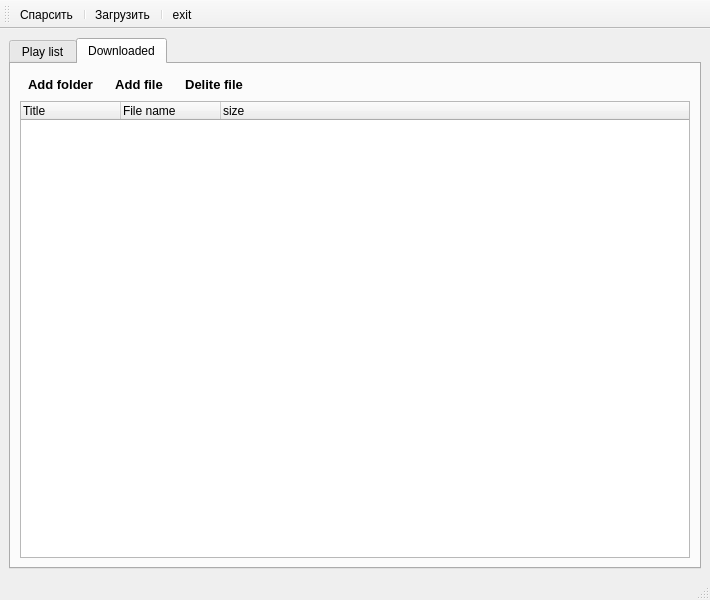
<?xml version="1.0" encoding="UTF-8"?>
<ui version="4.0">
 <class>MainWindow</class>
 <widget class="QMainWindow" name="MainWindow">
  <property name="geometry">
   <rect>
    <x>0</x>
    <y>0</y>
    <width>710</width>
    <height>600</height>
   </rect>
  </property>
  <property name="windowTitle">
   <string>Парсим YOUTUBE</string>
  </property>
  <property name="windowIcon">
   <iconset resource="E:/tutorial/parsiing_youtube/Minicons_by_Asher/Ico/pics.qrc">
    <normaloff>:/mypics/Web.ico</normaloff>:/mypics/Web.ico</iconset>
  </property>
  <widget class="QWidget" name="centralwidget">
   <layout class="QHBoxLayout" name="horizontalLayout">
    <item>
     <widget class="QTabWidget" name="tabWidget">
      <property name="currentIndex">
       <number>1</number>
      </property>
      <widget class="QWidget" name="tab">
       <attribute name="icon">
        <iconset resource="E:/tutorial/parsiing_youtube/Minicons_by_Asher/Ico/pics.qrc">
         <normaloff>:/mypics/Documents.ico</normaloff>:/mypics/Documents.ico</iconset>
       </attribute>
       <attribute name="title">
        <string>Play list</string>
       </attribute>
       <layout class="QVBoxLayout" name="verticalLayout">
        <item>
         <layout class="QGridLayout" name="gridLayout_2">
          <item row="0" column="0">
           <widget class="QLabel" name="label_2">
            <property name="text">
             <string>From</string>
            </property>
           </widget>
          </item>
          <item row="3" column="0">
           <widget class="QLabel" name="label">
            <property name="text">
             <string>Subject</string>
            </property>
           </widget>
          </item>
          <item row="0" column="1">
           <widget class="QComboBox" name="comboBox_from"/>
          </item>
          <item row="2" column="0">
           <widget class="QLabel" name="label_3">
            <property name="text">
             <string>To</string>
            </property>
           </widget>
          </item>
          <item row="0" column="2">
           <spacer name="horizontalSpacer">
            <property name="orientation">
             <enum>Qt::Horizontal</enum>
            </property>
            <property name="sizeHint" stdset="0">
             <size>
              <width>40</width>
              <height>20</height>
             </size>
            </property>
           </spacer>
          </item>
          <item row="2" column="1" colspan="2">
           <widget class="QLineEdit" name="lineEdit_to"/>
          </item>
          <item row="3" column="1" colspan="2">
           <widget class="QLineEdit" name="lineEdit_subject"/>
          </item>
         </layout>
        </item>
        <item>
         <widget class="QPlainTextEdit" name="body"/>
        </item>
       </layout>
      </widget>
      <widget class="QWidget" name="tab_2">
       <attribute name="icon">
        <iconset resource="E:/tutorial/parsiing_youtube/Minicons_by_Asher/Ico/pics.qrc">
         <normaloff>:/mypics/Video.ico</normaloff>:/mypics/Video.ico</iconset>
       </attribute>
       <attribute name="title">
        <string>Downloaded</string>
       </attribute>
       <layout class="QVBoxLayout" name="verticalLayout_2">
        <item>
         <layout class="QHBoxLayout" name="horizontalLayout_2">
          <item>
           <widget class="QToolButton" name="toolButton_3">
            <property name="font">
             <font>
              <pointsize>10</pointsize>
              <weight>75</weight>
              <bold>true</bold>
             </font>
            </property>
            <property name="styleSheet">
             <string notr="true">border-color: rgb(0, 0, 0);</string>
            </property>
            <property name="text">
             <string>Add folder</string>
            </property>
            <property name="icon">
             <iconset resource="E:/tutorial/parsiing_youtube/Minicons_by_Asher/Ico/pics.qrc">
              <normaloff>:/mypics/Forward.ico</normaloff>:/mypics/Forward.ico</iconset>
            </property>
            <property name="iconSize">
             <size>
              <width>21</width>
              <height>21</height>
             </size>
            </property>
            <property name="toolButtonStyle">
             <enum>Qt::ToolButtonTextBesideIcon</enum>
            </property>
            <property name="autoRaise">
             <bool>true</bool>
            </property>
            <property name="arrowType">
             <enum>Qt::NoArrow</enum>
            </property>
           </widget>
          </item>
          <item>
           <widget class="QToolButton" name="toolButton_2">
            <property name="font">
             <font>
              <pointsize>10</pointsize>
              <weight>75</weight>
              <bold>true</bold>
             </font>
            </property>
            <property name="text">
             <string>Add file</string>
            </property>
            <property name="icon">
             <iconset resource="E:/tutorial/parsiing_youtube/Minicons_by_Asher/Ico/pics.qrc">
              <normaloff>:/mypics/Select.ico</normaloff>:/mypics/Select.ico</iconset>
            </property>
            <property name="iconSize">
             <size>
              <width>21</width>
              <height>21</height>
             </size>
            </property>
            <property name="toolButtonStyle">
             <enum>Qt::ToolButtonTextBesideIcon</enum>
            </property>
            <property name="autoRaise">
             <bool>true</bool>
            </property>
            <property name="arrowType">
             <enum>Qt::NoArrow</enum>
            </property>
           </widget>
          </item>
          <item>
           <widget class="QToolButton" name="toolButton">
            <property name="font">
             <font>
              <pointsize>10</pointsize>
              <weight>75</weight>
              <bold>true</bold>
             </font>
            </property>
            <property name="text">
             <string>Delite file</string>
            </property>
            <property name="icon">
             <iconset resource="E:/tutorial/parsiing_youtube/Minicons_by_Asher/Ico/pics.qrc">
              <normaloff>:/mypics/Delete.ico</normaloff>:/mypics/Delete.ico</iconset>
            </property>
            <property name="iconSize">
             <size>
              <width>21</width>
              <height>21</height>
             </size>
            </property>
            <property name="toolButtonStyle">
             <enum>Qt::ToolButtonTextBesideIcon</enum>
            </property>
            <property name="autoRaise">
             <bool>true</bool>
            </property>
            <property name="arrowType">
             <enum>Qt::NoArrow</enum>
            </property>
           </widget>
          </item>
          <item>
           <spacer name="horizontalSpacer_2">
            <property name="orientation">
             <enum>Qt::Horizontal</enum>
            </property>
            <property name="sizeHint" stdset="0">
             <size>
              <width>40</width>
              <height>20</height>
             </size>
            </property>
           </spacer>
          </item>
         </layout>
        </item>
        <item>
         <widget class="QTreeWidget" name="treeWidget">
          <column>
           <property name="text">
            <string>Title</string>
           </property>
          </column>
          <column>
           <property name="text">
            <string>File name</string>
           </property>
          </column>
          <column>
           <property name="text">
            <string>size</string>
           </property>
          </column>
         </widget>
        </item>
       </layout>
      </widget>
     </widget>
    </item>
   </layout>
  </widget>
  <widget class="QStatusBar" name="statusbar"/>
  <widget class="QToolBar" name="toolBar">
   <property name="windowTitle">
    <string>toolBar</string>
   </property>
   <property name="orientation">
    <enum>Qt::Horizontal</enum>
   </property>
   <property name="iconSize">
    <size>
     <width>32</width>
     <height>32</height>
    </size>
   </property>
   <property name="toolButtonStyle">
    <enum>Qt::ToolButtonTextUnderIcon</enum>
   </property>
   <attribute name="toolBarArea">
    <enum>TopToolBarArea</enum>
   </attribute>
   <attribute name="toolBarBreak">
    <bool>false</bool>
   </attribute>
   <addaction name="action"/>
   <addaction name="separator"/>
   <addaction name="actionDownload"/>
   <addaction name="separator"/>
   <addaction name="actionExit"/>
  </widget>
  <action name="action">
   <property name="icon">
    <iconset>
     <normaloff>E:/tutorial/parsiing_youtube/Minicons_by_Asher/Ico/Web.ico</normaloff>E:/tutorial/parsiing_youtube/Minicons_by_Asher/Ico/Web.ico</iconset>
   </property>
   <property name="text">
    <string>Спарсить</string>
   </property>
  </action>
  <action name="actionDownload">
   <property name="icon">
    <iconset resource="E:/tutorial/parsiing_youtube/Minicons_by_Asher/Ico/pics.qrc">
     <normaloff>:/mypics/Download.ico</normaloff>:/mypics/Download.ico</iconset>
   </property>
   <property name="text">
    <string>Загрузить</string>
   </property>
   <property name="toolTip">
    <string>Загрузить</string>
   </property>
  </action>
  <action name="actionExit">
   <property name="icon">
    <iconset resource="E:/tutorial/parsiing_youtube/Minicons_by_Asher/Ico/pics.qrc">
     <normaloff>:/mypics/Stop.ico</normaloff>:/mypics/Stop.ico</iconset>
   </property>
   <property name="text">
    <string>exit</string>
   </property>
   <property name="toolTip">
    <string>Exit</string>
   </property>
  </action>
 </widget>
 <resources>
  <include location="E:/tutorial/parsiing_youtube/Minicons_by_Asher/Ico/pics.qrc"/>
 </resources>
 <connections/>
 <designerdata>
  <property name="gridDeltaX">
   <number>10</number>
  </property>
  <property name="gridDeltaY">
   <number>10</number>
  </property>
  <property name="gridSnapX">
   <bool>true</bool>
  </property>
  <property name="gridSnapY">
   <bool>true</bool>
  </property>
  <property name="gridVisible">
   <bool>true</bool>
  </property>
 </designerdata>
</ui>
